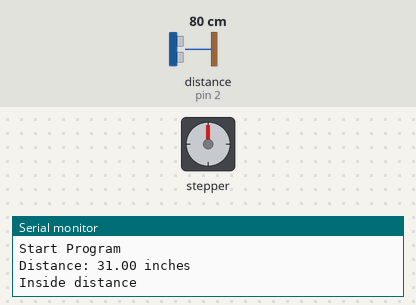
Recording of a sketch running on a simulated Arduino Uno, built with avr-gcc and run on an emulated ATmega328P. Parts: stepper motor, the last lines printed to the serial monitor. Wiring (inferred from the names in the program): ultrasonic range finder: trigger pin 3; echo pin 2. The inputs (shaded band) are chosen by the test bench; at power-on: distance to the obstacle (sensor on pin 2) 80 cm. The echo pulse lasts 58.3 µs per cm; stepper angles assume 2048 steps per turn.

Above: at 0.05 s.
At 1.35 s:
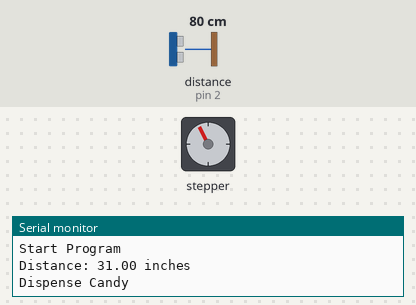
At 2.65 s:
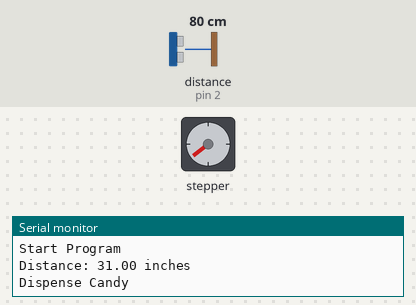
At 5.3 s:
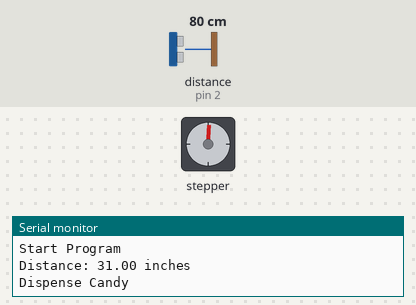
Timing chart, 0 to 8.2 s (numbered marks = the images above):
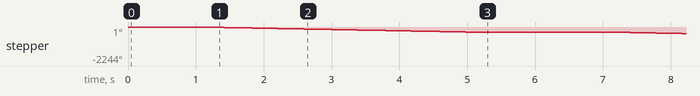

The sketch:

covid_candy.ino
```cpp
/**** Covid Candy Dispenser ****/

#include <Stepper.h>

// Distance Sensor HC-SR04:
#define echoPin 2 // echo pin to arduino digital pin 2
#define trigPin 3 // trig pin to arduino digital pin 3

// Distance Sensor Variables:
long duration;  // variable for ping travel time
float distance; // variable for distance measurement
/* change the maxDistance to the highest distance recorded
   while aiming where the trick-or-treaters will be standing
   (in inches 72" = 6') */
const int maxDistance = 120;

// Stepper Motor 28BYJ-48:
// Number of steps per Motor Revolution
const float stepsPerRev = 32;

// Amount of Gear Reduction for 28BYJ-48 Stepper Motor
const float gearRed = 64;

// Number of steps per geared output rotation
const float stepsOutPerRev = stepsPerRev * gearRed;

// Define Variables:
int stepsRequired;

// Create an Instance of Stepper Class:
/* Specify Pins used for Stepper Motor Coils
   The Pins Used ie. 4,5,6,7 for Arduino Uno
   Connected to 28BYJ-48 Motor Driver In1(4), In2(5), In3(6), In4(7)
   Pins entered in sequence 1-3-2-4 for proper stepping sequence
*/
Stepper stepperMotor(stepsPerRev, 4, 6, 5, 7);


// Millis Timer:
const unsigned long eventInterval = 1000; // 10 seconds between candy dispensing change if needed
unsigned long startTime;
unsigned long currentTime;


void setup() {
  // Distance Sensor
  pinMode(trigPin, OUTPUT);
  pinMode(echoPin, INPUT);
  // Millis Timer start
  startTime = millis();
  // debug
  Serial.begin(9600);

}

void loop() {
  Serial.println("Start Program");
  // might need to check timer then check distance...

  // check distance sensor:

  // Clears the trigPin condition for a clean High ping
  digitalWrite(trigPin, LOW);
  delayMicroseconds(2);
  // Sets the trigPin HIGH (ACTIVE) for 10 microseconds
  digitalWrite(trigPin, HIGH);
  delayMicroseconds(10);
  digitalWrite(trigPin, LOW);

  // Reads the echoPin, returns the sound wave travel time in microseconds
  duration = pulseIn(echoPin, HIGH);

  // Calculating the distance
  distance = microsecondsToInches(duration);

  // Print the distance to the Serial Monitor
  Serial.print("Distance: ");
  Serial.print(distance);
  Serial.println(" inches");


  if (distance < maxDistance) {
    currentTime = millis();
    if (currentTime - startTime >= eventInterval) {
      startTime = currentTime;
      Serial.println("Dispense Candy");
      // Rotate CCW 1/2 turn quickly
      stepsRequired = - stepsOutPerRev; // / 2;
      stepperMotor.setSpeed(900);
      stepperMotor.step(stepsRequired);
      delay(2000);

      Serial.println("Done Dispensing");

    }

    Serial.println("Inside distance");

  }

}

// get distance in inches
long microsecondsToInches(long microseconds) {
  return microseconds / 74 / 2;
}
```

Measured:
- by itself, stepper: turns 360° counter-clockwise in 4.3 s, repeating every 6.3 s
